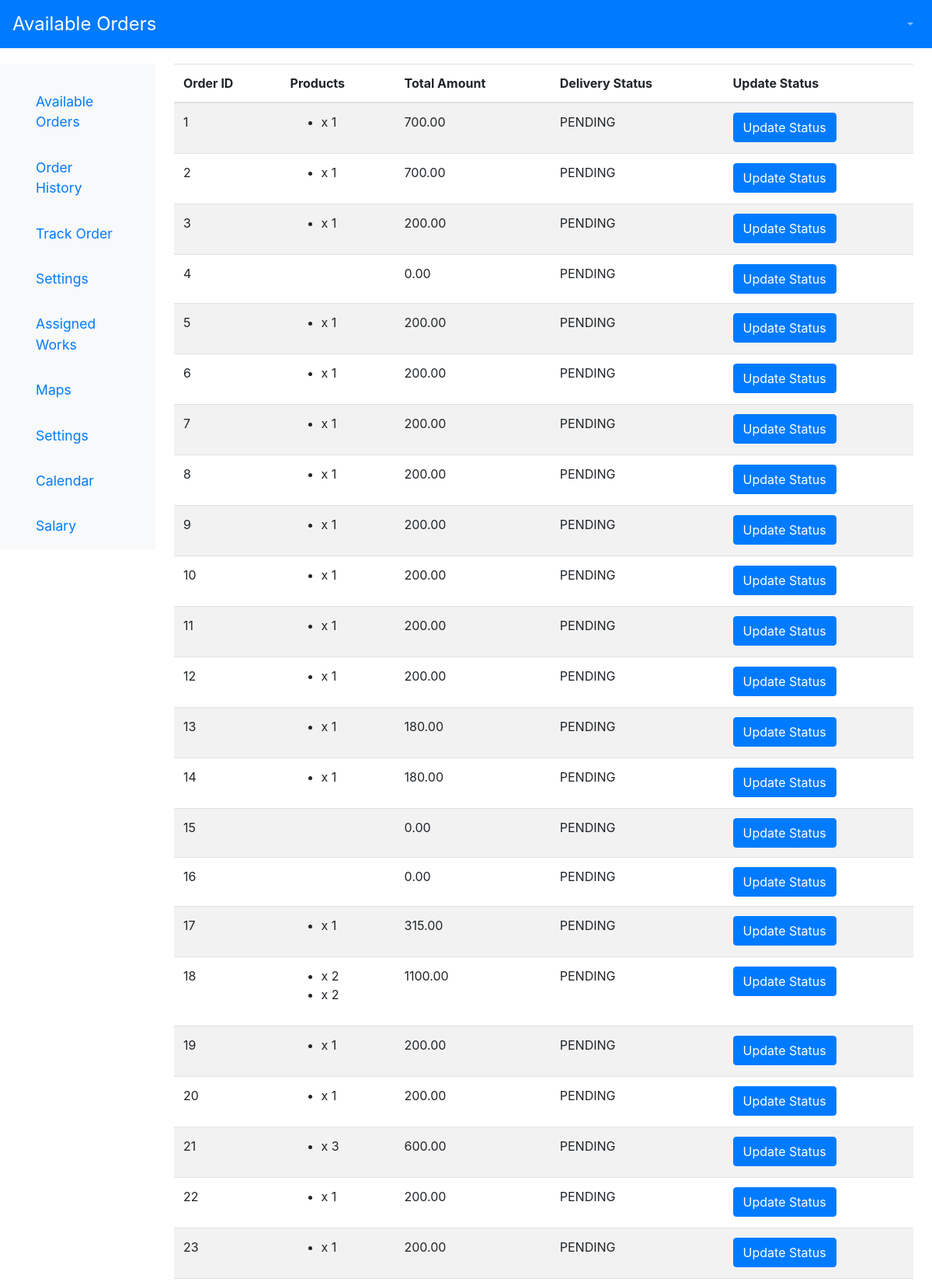
The app's page /availableorders/ (upper part) with its own data.
### firstapp/models.py (models this page shows, shortened)
class Order(models.Model):
     STATUS = (
        ('Order Confirmed', 'Order Confirmed'),
        ('Processing', 'Processing'),
        ('Shipped', 'Shipped'),
        ('Delivered', 'Delivered'),
        ('Cancelled', 'Cancelled'),
    )
     DELIVERY_STATUS_CHOICES = [
        ('PENDING', 'Pending'),
        ('OUT_FOR_DELIVERY', 'Out for Delivery'),
        ('DELIVERED', 'Delivered'),
    ]
     user = models.ForeignKey(CustomUser, on_delete=models.CASCADE)
     products = models.ManyToManyField(Product1, through='OrderItem')
     total_amount = models.DecimalField(max_digits=10, decimal_places=2)
     payment_id= models.CharField(blank=True, max_length=100, null=True)
     payment_status= models.BooleanField(default=False)
     status = models.CharField(max_length=20, choices=STATUS, default='Order Confirmed')
     created_at = models.DateTimeField(auto_now_add=True)
     delivery_status = models.CharField(max_length=20, choices=DELIVERY_STATUS_CHOICES, default='PENDING')

class OrderItem(models.Model):
    order = models.ForeignKey(Order, on_delete=models.CASCADE)
    product = models.ForeignKey(Product1, on_delete=models.CASCADE)
    quantity = models.PositiveIntegerField(default=1)
    item_total = models.DecimalField(max_digits=10, decimal_places=2)

### firstapp/views.py (the view)
# urls.py: path('availableorders/', views.available_orders, name='availableorders'),
def available_orders(request):
    all_orders = Order.objects.all()
    return render(request, 'availableorders.html', {'available_orders': all_orders})

### templates/availableorders.html (shortened to what this page needs)
{% load static %}
<!DOCTYPE html>
<html lang="en">
<head>
    <link rel="stylesheet" href="https://stackpath.bootstrapcdn.com/bootstrap/4.5.2/css/bootstrap.min.css">
</head>
<body>
    <nav class="navbar navbar-expand-lg navbar-dark bg-primary">
        <a class="navbar-brand" href="#">Available Orders</a>
        <div class="collapse navbar-collapse" id="navbarNav">
            <ul class="navbar-nav ml-auto">
                <li class="nav-item dropdown">
                    <a class="nav-link dropdown-toggle" href="#" id="profileDropdown" role="button" data-toggle="dropdown" aria-haspopup="true" aria-expanded="false">
                    </a>
                </li>
            </ul>
        </div>
    </nav>
    <div class="container-fluid">
        <div class="row">
            <nav id="sidebar" class="col-md-3 col-lg-2 d-md-block bg-light sidebar">
                <div class="position-sticky">
                    <ul class="nav flex-column">
                        <li class="nav-item">
                            <a class="nav-link" href="#">Available Orders</a>
                        </li>
                        <li class="nav-item">
                            <a class="nav-link" href="#">Order History</a>
                        </li>
                        <li class="nav-item">
                            <a class="nav-link" href="#">Track Order</a>
                        </li>
                        <li class="nav-item">
                            <a class="nav-link" href="#">Settings</a>
                        </li>
                        <li class="nav-item">
                            <a class="nav-link" href="#">Assigned Works</a>
                        </li>
                        <li class="nav-item">
                            <a class="nav-link" href="#">Maps</a>
                        </li>
                        <li class="nav-item">
                            <a class="nav-link" href="#">Settings</a>
                        </li>
                        <li class="nav-item">
                            <a class="nav-link" href="#">Calendar</a>
                        </li>
                        <li class="nav-item">
                            <a class="nav-link" href="#">Salary</a>
                        </li>
                    </ul>
                </div>
            </nav>
            <main class="col-md-9 ms-sm-auto col-lg-10 px-md-4">
                <div class="table-responsive">
                    <table class="table table-striped">
                        <thead>
                            <tr>
                                <th>Order ID</th>
                                <th>Products</th>
                                <th>Total Amount</th>
                                <th>Delivery Status</th>
                                <th>Update Status</th>
                            </tr>
                        </thead>
                        <tbody>
                            {% for order in available_orders %}
                            <tr>
                                <td>{{ order.id }}</td>
                                <td>
                                    <ul>
                                        {% for item in order.orderitem_set.all %}
                                        <li>{{ item.product.name }} x {{ item.quantity }}</li>
                                        {% endfor %}
                                    </ul>
                                </td>
                                <td>{{ order.total_amount }}</td>
                                <td>{{ order.delivery_status }}</td>
                                <td><a href="{% url 'delivery_update_status' order.id %}" class="btn btn-primary">Update Status</a></td>
                            </tr>
                            {% endfor %}
                        </tbody>
                    </table>
                </div>
            </main>
        </div>
    </div>
</body>
</html>

### templates/availableorders.html (style rules this page uses)
.navbar { background-color: #007bff; color: #fff; }
.navbar-brand { font-size: 1.5em; }
.navbar-nav .nav-link { color: white; font-weight: bold; }
.sidebar { background-color: #007bff; color: #f0f0f0; height: 100%; }
.sidebar ul.nav.flex-column { padding-top: 20px; }
.sidebar .nav-item { padding: 8px 15px; font-size: 1.1em; }
.container-fluid { margin-top: 20px; }

### records on screen
Order: id "1", total_amount "700.00", delivery_status "PENDING"
OrderItem: quantity "1"
Order: id "2", total_amount "700.00", delivery_status "PENDING"
OrderItem: quantity "1"
Order: id "3", total_amount "200.00", delivery_status "PENDING"
OrderItem: quantity "1"
Order: id "4", total_amount "0.00", delivery_status "PENDING"
Order: id "5", total_amount "200.00", delivery_status "PENDING"
OrderItem: quantity "1"
Order: id "6", total_amount "200.00", delivery_status "PENDING"
OrderItem: quantity "1"
Order: id "7", total_amount "200.00", delivery_status "PENDING"
OrderItem: quantity "1"
Order: id "8", total_amount "200.00", delivery_status "PENDING"
OrderItem: quantity "1"
Order: id "9", total_amount "200.00", delivery_status "PENDING"
OrderItem: quantity "1"
Order: id "10", total_amount "200.00", delivery_status "PENDING"
OrderItem: quantity "1"
Order: id "11", total_amount "200.00", delivery_status "PENDING"
OrderItem: quantity "1"
Order: id "12", total_amount "200.00", delivery_status "PENDING"
OrderItem: quantity "1"
Order: id "13", total_amount "180.00", delivery_status "PENDING"
OrderItem: quantity "1"
Order: id "14", total_amount "180.00", delivery_status "PENDING"
OrderItem: quantity "1"
Order: id "15", total_amount "0.00", delivery_status "PENDING"
Order: id "16", total_amount "0.00", delivery_status "PENDING"
Order: id "17", total_amount "315.00", delivery_status "PENDING"
OrderItem: quantity "1"
Order: id "18", total_amount "1100.00", delivery_status "PENDING"
OrderItem: quantity "2"
OrderItem: quantity "2"
Order: id "19", total_amount "200.00", delivery_status "PENDING"
OrderItem: quantity "1"
Order: id "20", total_amount "200.00", delivery_status "PENDING"
OrderItem: quantity "1"
Order: id "21", total_amount "600.00", delivery_status "PENDING"
OrderItem: quantity "3"
Order: id "22", total_amount "200.00", delivery_status "PENDING"
OrderItem: quantity "1"
Order: id "23", total_amount "200.00", delivery_status "PENDING"
OrderItem: quantity "1"
